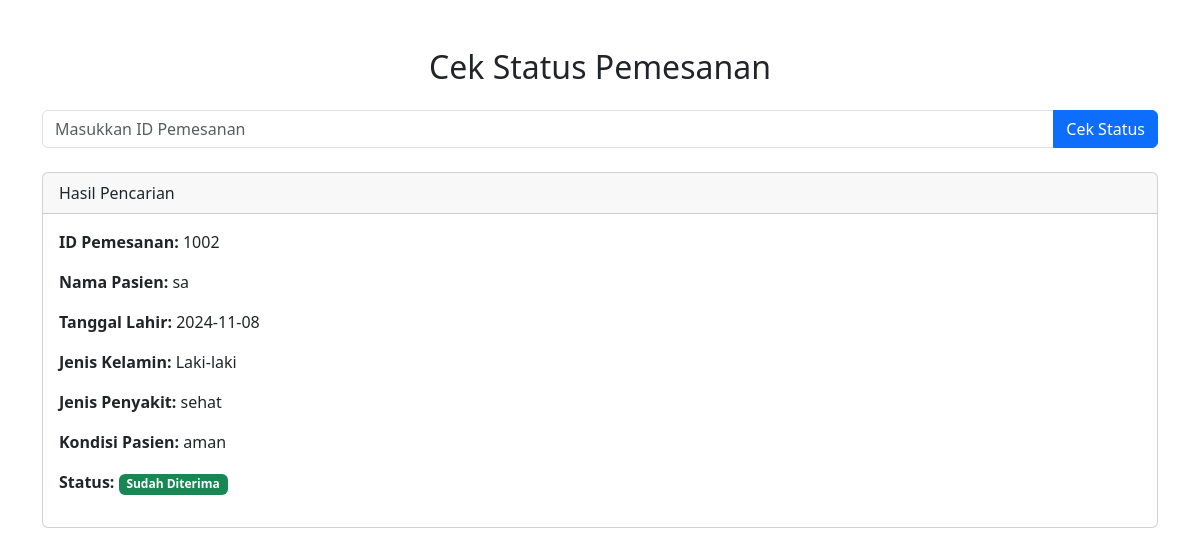
The page /Web_ada_kita/cek_status.php?id_pemesanan=1002 on the database its author committed.
### tables this page shows
CREATE TABLE `pemesanan_pengasuh` (
  `id_pemesanan` int(11) NOT NULL,
  `nama_pasien` varchar(100) NOT NULL,
  `jenis_kelamin` enum('Laki-laki','Perempuan') NOT NULL,
  `jenis_penyakit` varchar(255) NOT NULL,
  `kondisi_pasien` text NOT NULL,
  `tgl_lahir` date NOT NULL,
  `diterima` tinyint(1) NOT NULL
);

### Web_ada_kita/cek_status.php (the view, shortened to what this page needs)
<?php
include 'koneksi.php';
?>
<!DOCTYPE html>
<html lang="en">
<head>
    <link href="https://cdn.jsdelivr.net/npm/bootstrap@5.3.2/dist/css/bootstrap.min.css" rel="stylesheet">
</head>
<body>
    <div class="container mt-5">
        <h2 class="mb-4 text-center">Cek Status Pemesanan</h2>
        <form action="" method="GET" class="mb-4">
            <div class="input-group">
                <input type="number" name="id_pemesanan" class="form-control" placeholder="Masukkan ID Pemesanan" required>
                <button type="submit" class="btn btn-primary">Cek Status</button>
            </div>
        </form>
        <?php
        if (isset($_GET['id_pemesanan'])) {
            $id_pemesanan = $_GET['id_pemesanan'];
            $sql = "SELECT * FROM pemesanan_pengasuh WHERE id_pemesanan = $id_pemesanan";
            $result = mysqli_query($conn, $sql);
            if (mysqli_num_rows($result) > 0) {
                $row = mysqli_fetch_assoc($result);
                echo "<div class='card'>";
                echo "<div class='card-header'>Hasil Pencarian</div>";
                echo "<div class='card-body'>";
                echo "<p><strong>ID Pemesanan:</strong> " . $row['id_pemesanan'] . "</p>";
                echo "<p><strong>Nama Pasien:</strong> " . $row['nama_pasien'] . "</p>";
                echo "<p><strong>Tanggal Lahir:</strong> " . $row['tgl_lahir'] . "</p>";
                echo "<p><strong>Jenis Kelamin:</strong> " . $row['jenis_kelamin'] . "</p>";
                echo "<p><strong>Jenis Penyakit:</strong> " . $row['jenis_penyakit'] . "</p>";
                echo "<p><strong>Kondisi Pasien:</strong> " . $row['kondisi_pasien'] . "</p>";
                if ($row['diterima'] == 1) {
                    echo "<p><strong>Status:</strong> <span class='badge bg-success'>Sudah Diterima</span></p>";
                } else {
                    echo "<p><strong>Status:</strong> <span class='badge bg-warning'>Belum Diterima</span></p>";
                }
                echo "</div>";
                echo "</div>";
            } else {
                echo "<div class='alert alert-danger mt-4'>ID Pemesanan tidak ditemukan.</div>";
            }
        }
        ?>
    </div>
</body>
</html>

### rows shown on the page
pemesanan_pengasuh: id_pemesanan "1002", nama_pasien "sa", tgl_lahir "2024-11-08", jenis_kelamin "Laki-laki", jenis_penyakit "sehat", kondisi_pasien "aman"
